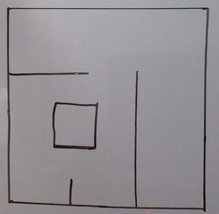
#> input picture central_controller/test1.jpg, 219 x 214 px, shrunk from 652 x 637 before the run
$ python grid_decomp.py   (older library calls are emulated)
#> lines starting #> are read from the running program, lines starting #| are printed output that depends on the picture; after the words box and inside, x2 and y2 are one past the last pixel; in counts of white or black regions, pixels touching at a corner belong together
#> in main, test1_image is the input picture: shape (214, 219, 3); mean B, G, R 147.2, 143, 146.6
import cv2
import numpy as np
import matplotlib.pyplot as plt
from matplotlib import colors

view_exploration = False


def show_img_helper(image, title, enable):
    if not enable:
        return
    cv2.imshow(title, image)
    cv2.waitKey(0)
    cv2.destroyAllWindows()

def image_to_occpancy(image, grid_side_length_pixels, gaussian_blur_kernel = (5,5), canny_thresh_1 = 100, canny_thresh_2 = 200):

    #convert to gray scale and perform gaussian blurring
#> called with grid_side_length_pixels = 50, gaussian_blur_kernel = (5, 5), canny_thresh_1 = 100, canny_thresh_2 = 200
    gray_environment = cv2.cvtColor(image, cv2.COLOR_BGR2GRAY)
    gray_blur = cv2.GaussianBlur(gray_environment, gaussian_blur_kernel, sigmaX=0, sigmaY=0)

    #perform canny edge detection
    canny_edges = cv2.Canny(image=gray_blur, threshold1=canny_thresh_1, threshold2=canny_thresh_2)
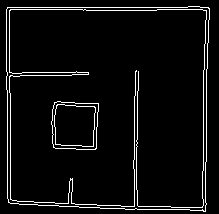
#> canny_edges: shape (214, 219); 5.1% white in thin lines or dots, all inside (x1, y1, x2, y2) = (6, 6, 210, 212)

    #create the baseline for the occupancy grid
    occupancy_shape = (np.int64(np.ceil(np.shape(canny_edges)[0]/grid_side_length_pixels)), np.int64(np.ceil(np.shape(canny_edges)[1]/grid_side_length_pixels)))
#> occupancy_shape = (5, 5)
    occupancy_grid = np.zeros(occupancy_shape)

    #iterate over each occupancy pixel
    #NOTE: Pretty sure there isn't a good way to vectorize this (likely not big enough to warrant it anyways). If performance is an issue, I imagine you could do a 2d convolution and remove excess elements?
    for row in range(occupancy_shape[0]):
        row_lower = row*grid_side_length_pixels
        row_upper = row_lower + grid_side_length_pixels - 1
        for col in range(occupancy_shape[1]):
            #calculate the bounds for this grid element
            col_lower = col*grid_side_length_pixels
            col_upper = col_lower + grid_side_length_pixels - 1 #NOTE: numpy naturally truncates if array indicies exceed, no need to add logic doing so


            sub_array = canny_edges[row_lower:row_upper+1, col_lower:col_upper+1]

            not_full = np.shape(sub_array) != (grid_side_length_pixels, grid_side_length_pixels)

            #if the grid element is not a full side_length x side_length element, or if any of the pixels have an edge in them, treat it as occupied
            if(not_full or np.any(sub_array > 0)):
                occupancy_grid[row, col] = 1
#> after the loop, occupancy_grid = [[1, 1, 1, 1, 1], [1, 1, 1, 0, 1], [1, 1, 1, 0, 1], [1, 1, 1, 0, 1], [1, 1, 1, 1, 1]]

    return occupancy_grid

#based on code found here: https://stackoverflow.com/questions/56614725/generate-grid-cells-occupancy-grid-color-cells-and-remove-xlabels
def plot_occupancy(map):

    #make a pleasing color map

    #TODO: define an enumerator for these - JPF 2023-11-09
    #TODO: plotting class to define these elsewhere
    FREE_SPACE = 0
    OCCUPIED_SPACE = 1
    ROBOT = 2
    BALL = 3
    GOAL = 4

    occupancy_color_map = colors.ListedColormap(["white", "black", "blue", "red", "yellow"])
    value_map = [FREE_SPACE, OCCUPIED_SPACE, ROBOT, BALL, GOAL]

    occupancy_color_normalization = colors.BoundaryNorm(value_map, occupancy_color_map.N)

    #using the minor ticks as the grid so we can display the major ones as integers
    plt.imshow(map, cmap=occupancy_color_map, norm=occupancy_color_normalization, aspect="equal")
    plt.grid(which="minor", axis="both", color = "k", linestyle = "-", linewidth = 1) #need to set the ticks for each major element to be shown
    ax = plt.gca()
    ax.set_xticks(np.arange(0.5, np.shape(map)[1], 1), minor = True) #x and y bounds are fliped from what is normal to plots like this. x = rows, y = cols
    ax.set_yticks(np.arange(0.5, np.shape(map)[0], 1), minor = True)
    ax.set_xticks(np.arange(0, np.shape(map)[1], 1), minor = False) #x and y bounds are fliped from what is normal to plots like this. x = rows, y = cols
    ax.set_yticks(np.arange(0, np.shape(map)[0], 1), minor = False)
    ax.tick_params(top=True, labeltop=True, bottom=False, labelbottom=False) #from here: https://matplotlib.org/stable/gallery/ticks/tick_xlabel_top.html
    # plt.tick_params(axis='both', which='both', bottom=False,
    #                 left=False, labelbottom=False, labelleft=False)
    # plt.minorticks_off()
    plt.show()


# [75 lines left out: function exploration, not called in this run]


def main():

    #test 1: a basic environment consisting of whiteboard drawings only
    test1_path = "test1.jpg"
    test1_image = cv2.imread(test1_path, -1)
    test1_occupancy = image_to_occpancy(test1_image, 50, (5,5), canny_thresh_1 = 100, canny_thresh_2= 200)
#> test1_occupancy has the same summary as occupancy_grid in image_to_occpancy
    show_img_helper(test1_image, "Test 1 Base", True)
    plot_occupancy(test1_occupancy)

    #test 2: an environment consisting of some 3D elements and blackboard drawing
    test2_path = "test2_3d.jpg"
    test2_image = cv2.imread(test2_path, -1)
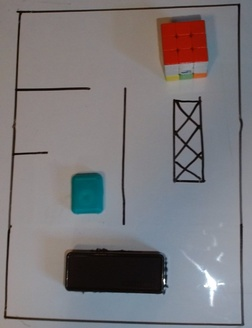
#> input picture central_controller/test2_3d.jpg, 252 x 328 px, shrunk from 749 x 976 before the run
#> test2_image is the input picture: shape (328, 252, 3); mean B, G, R 122.9, 120.3, 123
    test2_occupancy = image_to_occpancy(test2_image, 25, (5,5), canny_thresh_1 = 50, canny_thresh_2= 150)
#> call 2 of image_to_occpancy, with grid_side_length_pixels = 25, gaussian_blur_kernel = (5, 5), canny_thresh_1 = 50, canny_thresh_2 = 150
#> in image_to_occpancy (call 2), `canny_edges = cv2.Canny(image=gray_blur, threshold1=canny_thresh_1, th..`:
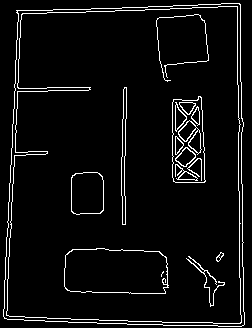
#> canny_edges: shape (328, 252); 5.3% white in thin lines or dots
    show_img_helper(test2_image, "Test 2 Base", True)
    plot_occupancy(test2_occupancy)
#> in plot_occupancy (call 2), `plt.show()`:
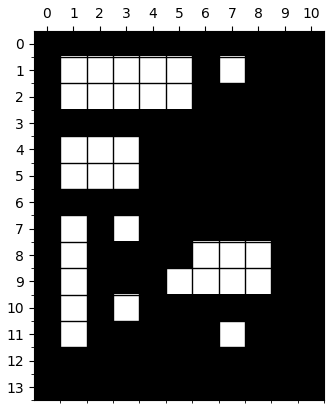
#> figure drawn by matplotlib, 1 panel


    #test 3: same as environment 2, but with less effort into lighting (therby reducing the lighting artifacts in theory)
    test3_path = "test3_3d.jpg"
    test3_image = cv2.imread(test3_path, -1)
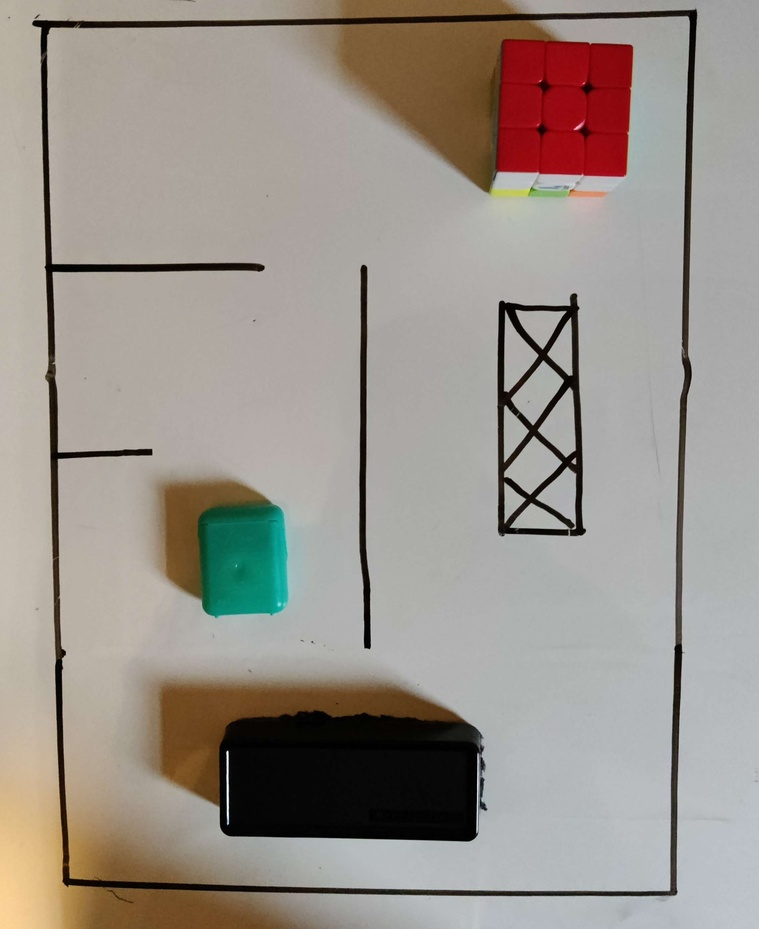
#> input picture central_controller/test3_3d.jpg, 759 x 929 px, shrunk from 2261 x 2767 before the run
#> test3_image is the input picture: shape (929, 759, 3); mean B, G, R 139.4, 146.9, 154.1
    test3_occupancy = image_to_occpancy(test3_image, 75, (5,5), canny_thresh_1 = 50, canny_thresh_2= 150)
#> call 3 of image_to_occpancy, with grid_side_length_pixels = 75, gaussian_blur_kernel = (5, 5), canny_thresh_1 = 50, canny_thresh_2 = 150
#> in image_to_occpancy (call 3), `canny_edges = cv2.Canny(image=gray_blur, threshold1=canny_thresh_1, th..`:
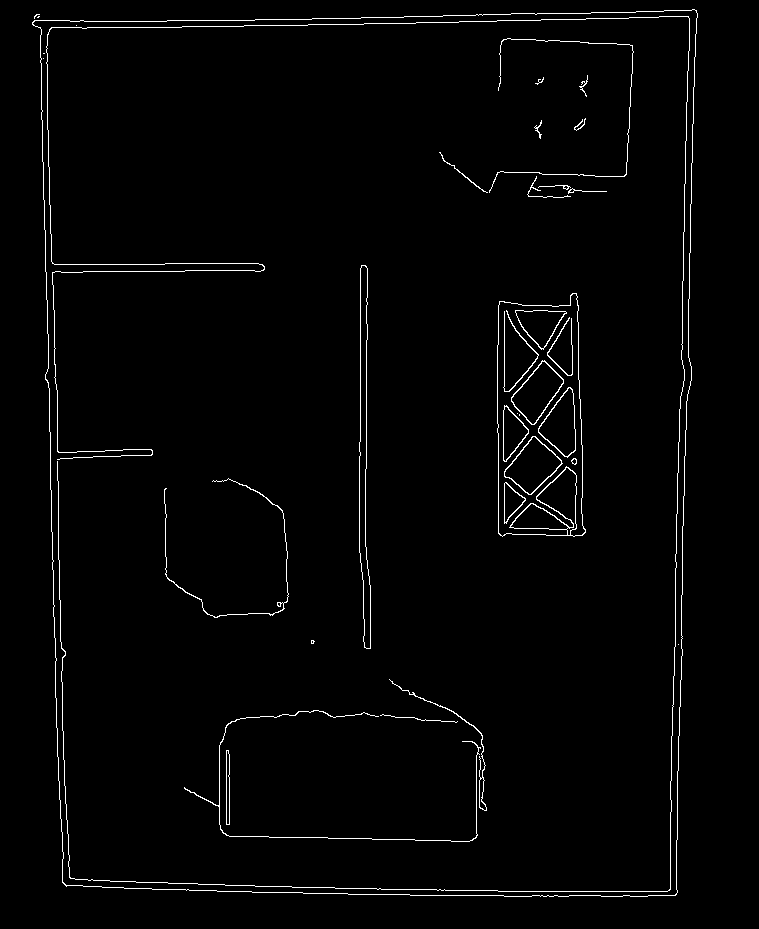
#> canny_edges: shape (929, 759); 1.8% white in thin lines or dots, all inside (x1, y1, x2, y2) = (32, 9, 698, 897)
    show_img_helper(test3_image, "Test 3 Base", True)
    plot_occupancy(test3_occupancy)
#> in plot_occupancy (call 3), `plt.show()`:
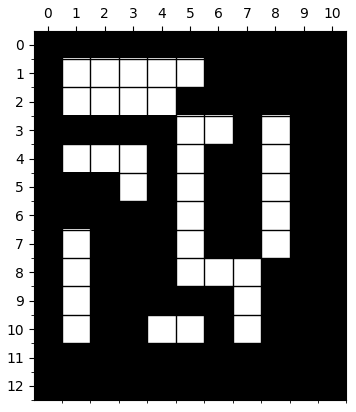
#> figure drawn by matplotlib, 1 panel

    #comments:
    #   - finnicking with the side length, kernel, and thresh parmeters can have impacts on how well the decomposition works
    #   - there is definitely the possibility of image errors causing "phantom obstacles." Local robot detection is recommended


#run the main function (streamlined results) or exploration (detailed step by step) depending on the global boolean when desired
if __name__ == "__main__":

    if(view_exploration):
        exploration()
    else:
        main()
